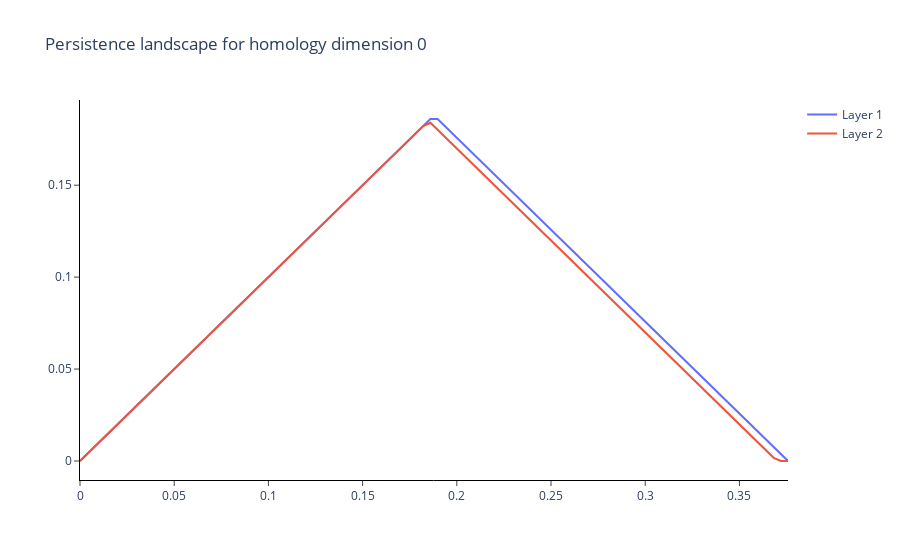
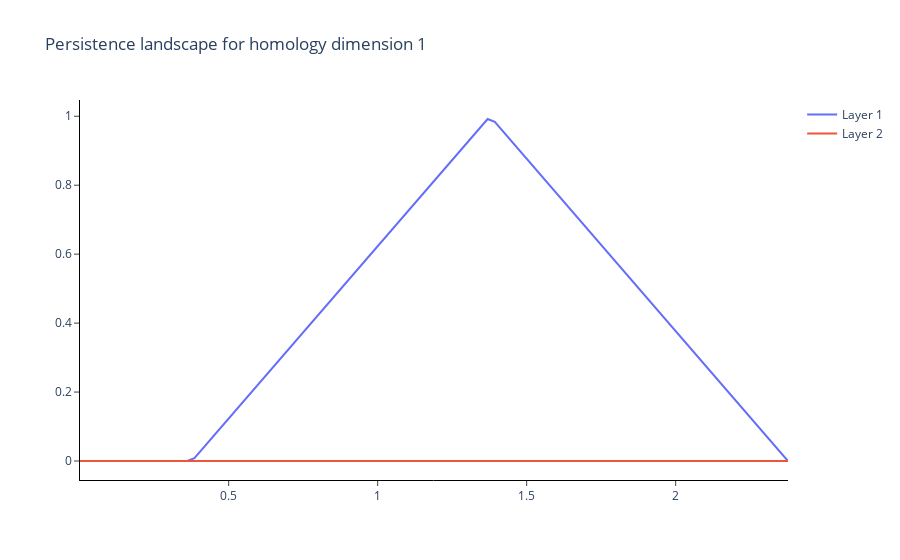

These figures' notebook cell, in order:
### Markdown cell above
<img src="images/sample_pl0.png" />
<img src="images/sample_pl1.png" />

### Code cell
persistence_landscape_extractor = PersistenceLandscape(n_layers=2, n_bins=100)
sample_persistence_landscape = persistence_landscape_extractor.fit_transform([sample_pd])[0]
persistence_landscape_extractor.plot([sample_persistence_landscape])
